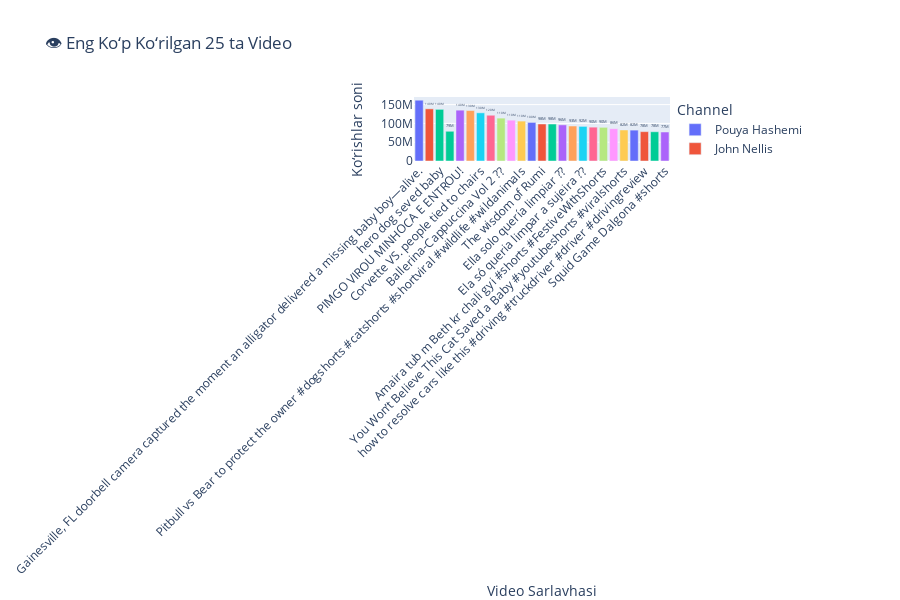

Notebook cell for this chart:
### Markdown cell above
# 👁️ Eng Ko‘p Ko‘rilgan 25 ta Video

### Code cell
import pandas as pd
from sqlalchemy import create_engine
import plotly.express as px

# 🔗 SQL ulanish
engine = create_engine(
    "mssql+pyodbc://RASULBEK\\SQLEXPRESS/ProjectDB?driver=ODBC+Driver+17+for+SQL+Server&trusted_connection=yes"
)

# 🧠 So‘rov: eng ko‘p ko‘rilgan 25 ta video
query = """
SELECT TOP 25 
    [Video Title], 
    [Channel], 
    TRY_CAST([Views] AS BIGINT) AS Views,
    TRY_CAST([Likes] AS BIGINT) AS Likes,
    [Country],
    [CategoryName]
FROM ClusteringData
ORDER BY TRY_CAST([Views] AS BIGINT) DESC
"""

# 📊 Natijani o‘qish
df_top_views = pd.read_sql(query, engine)

print("👁️ Eng ko‘p ko‘rilgan 25 ta video:")
print(df_top_views.head())

# 🎨 Grafik: Top 25 Videos by Views
fig = px.bar(
    df_top_views,
    x="Video Title",
    y="Views",
    color="Channel",
    title="👁️ Eng Ko‘p Ko‘rilgan 25 ta Video",
    text="Views"
)

# 🔧 Grafik dizaynini yaxshilaymiz
fig.update_traces(texttemplate='%{text:.2s}', textposition='outside')
fig.update_layout(
    xaxis_tickangle=-45,
    xaxis_title="Video Sarlavhasi",
    yaxis_title="Ko‘rishlar soni",
    height=600
)
fig.show()

### Figure 1 — Plotly figure (JSON) as saved in the notebook; plotly's stock layout.template omitted (floating-point values rounded to 4 significant figures)
{"data": [{"hovertemplate": "Channel=Pouya Hashemi<br>Video Title=%{x}<br>Views=%{text}<extra></extra>", "legendgroup": "Pouya Hashemi", "marker": {"color": "#636efa", "pattern": {"shape": ""}}, "name": "Pouya Hashemi", "orientation": "v", "showlegend": true, "text": [161700000.0], "textposition": "outside", "texttemplate": "%{text:.2s}", "type": "bar", "x": ["Gainesville, FL doorbell camera captured the moment an alligator delivered a missing baby boy—alive."], "xaxis": "x", "y": [161655701], "yaxis": "y"}, {"hovertemplate": "Channel=John Nellis<br>Video Title=%{x}<br>Views=%{text}<extra></extra>", "legendgroup": "John Nellis", "marker": {"color": "#EF553B", "pattern": {"shape": ""}}, "name": "John Nellis", "orientation": "v", "showlegend": true, "text": [138700000.0], "textposition": "outside", "texttemplate": "%{text:.2s}", "type": "bar", "x": ["Find My Football, Win £1,000 ??"], "xaxis": "x", "y": [138739251], "yaxis": "y"}, {"hovertemplate": "Channel=itsanzar<br>Video Title=%{x}<br>Views=%{text}<extra></extra>", "legendgroup": "itsanzar", "marker": {"color": "#00cc96", "pattern": {"shape": ""}}, "name": "itsanzar", "orientation": "v", "showlegend": true, "text": [137300000.0, 79020000.0], "textposition": "outside", "texttemplate": "%{text:.2s}", "type": "bar", "x": ["hero dog seved baby", "dog seved child"], "xaxis": "x", "y": [137295275, 79023238], "yaxis": "y"}, {"hovertemplate": "Channel=Pimgo<br>Video Title=%{x}<br>Views=%{text}<extra></extra>", "legendgroup": "Pimgo", "marker": {"color": "#ab63fa", "pattern": {"shape": ""}}, "name": "Pimgo", "orientation": "v", "showlegend": true, "text": [135200000.0], "textposition": "outside", "texttemplate": "%{text:.2s}", "type": "bar", "x": ["PIMGO VIROU MINHOCA E ENTROU!"], "xaxis": "x", "y": [135167139], "yaxis": "y"}, {"hovertemplate": "Channel=ISSEI / ????<br>Video Title=%{x}<br>Views=%{text}<extra></extra>", "legendgroup": "ISSEI / ????", "marker": {"color": "#FFA15A", "pattern": {"shape": ""}}, "name": "ISSEI / ????", "orientation": "v", "showlegend": true, "text": [134100000.0], "textposition": "outside", "texttemplate": "%{text:.2s}", "type": "bar", "x": ["?National Food?How to love Natto????@Tade"], "xaxis": "x", "y": [134137949], "yaxis": "y"}, {"hovertemplate": "Channel=Frankie Lapenna<br>Video Title=%{x}<br>Views=%{text}<extra></extra>", "legendgroup": "Frankie Lapenna", "marker": {"color": "#19d3f3", "pattern": {"shape": ""}}, "name": "Frankie Lapenna", "orientation": "v", "showlegend": true, "text": [128100000.0], "textposition": "outside", "texttemplate": "%{text:.2s}", "type": "bar", "x": ["Corvette VS. people tied to chairs"], "xaxis": "x", "y": [128092676], "yaxis": "y"}, {"hovertemplate": "Channel=el kaiser YT<br>Video Title=%{x}<br>Views=%{text}<extra></extra>", "legendgroup": "el kaiser YT", "marker": {"color": "#FF6692", "pattern": {"shape": ""}}, "name": "el kaiser YT", "orientation": "v", "showlegend": true, "text": [121700000.0], "textposition": "outside", "texttemplate": "%{text:.2s}", "type": "bar", "x": ["desatorar fácil con esto ???"], "xaxis": "x", "y": [121675402], "yaxis": "y"}, {"hovertemplate": "Channel=Un Par de Ales<br>Video Title=%{x}<br>Views=%{text}<extra></extra>", "legendgroup": "Un Par de Ales", "marker": {"color": "#B6E880", "pattern": {"shape": ""}}, "name": "Un Par de Ales", "orientation": "v", "showlegend": true, "text": [114000000.0], "textposition": "outside", "texttemplate": "%{text:.2s}", "type": "bar", "x": ["Ballerina-Cappuccina Vol 2 ??"], "xaxis": "x", "y": [114047421], "yaxis": "y"}, {"hovertemplate": "Channel=Joint Reduction Simulation Lab<br>Video Title=%{x}<br>Views=%{text}<extra></extra>", "legendgroup": "Joint Reduction Simulation Lab", "marker": {"color": "#FF97FF", "pattern": {"shape": ""}}, "name": "Joint Reduction Simulation Lab", "orientation": "v", "showlegend": true, "text": [108500000.0], "textposition": "outside", "texttemplate": "%{text:.2s}", "type": "bar", "x": ["“Would You Let a Rookie Reduce YOUR Shoulder?” if they already practiced it?  #orthopedic"], "xaxis": "x", "y": [108524849], "yaxis": "y"}, {"hovertemplate": "Channel=Cat Troubles<br>Video Title=%{x}<br>Views=%{text}<extra></extra>", "legendgroup": "Cat Troubles", "marker": {"color": "#FECB52", "pattern": {"shape": ""}}, "name": "Cat Troubles", "orientation": "v", "showlegend": true, "text": [106100000.0], "textposition": "outside", "texttemplate": "%{text:.2s}", "type": "bar", "x": ["Pitbull vs Bear to protect the owner #dogshorts #catshorts #shortviral #wildlife #wildanimals"], "xaxis": "x", "y": [106111153], "yaxis": "y"}, {"hovertemplate": "Channel=Sora Doorbell Cam<br>Video Title=%{x}<br>Views=%{text}<extra></extra>", "legendgroup": "Sora Doorbell Cam", "marker": {"color": "#636efa", "pattern": {"shape": ""}}, "name": "Sora Doorbell Cam", "orientation": "v", "showlegend": true, "text": [102600000.0], "textposition": "outside", "texttemplate": "%{text:.2s}", "type": "bar", "x": ["Indoor Camera catches Hero dog saving little boy from electric shock. ?? ?? #hero #viral #subscribe"], "xaxis": "x", "y": [102552214], "yaxis": "y"}, {"hovertemplate": "Channel=DemonHunters-Rumi<br>Video Title=%{x}<br>Views=%{text}<extra></extra>", "legendgroup": "DemonHunters-Rumi", "marker": {"color": "#EF553B", "pattern": {"shape": ""}}, "name": "DemonHunters-Rumi", "orientation": "v", "showlegend": true, "text": [98390000.0], "textposition": "outside", "texttemplate": "%{text:.2s}", "type": "bar", "x": ["The wisdom of Rumi"], "xaxis": "x", "y": [98391199], "yaxis": "y"}, {"hovertemplate": "Channel=SkyPaws<br>Video Title=%{x}<br>Views=%{text}<extra></extra>", "legendgroup": "SkyPaws", "marker": {"color": "#00cc96", "pattern": {"shape": ""}}, "name": "SkyPaws", "orientation": "v", "showlegend": true, "text": [98300000.0], "textposition": "outside", "texttemplate": "%{text:.2s}", "type": "bar", "x": ["Wait, let me explain this #cat #funny #animals #cute #dog #friends"], "xaxis": "x", "y": [98300746], "yaxis": "y"}, {"hovertemplate": "Channel=LosWagners ESP<br>Video Title=%{x}<br>Views=%{text}<extra></extra>", "legendgroup": "LosWagners ESP", "marker": {"color": "#ab63fa", "pattern": {"shape": ""}}, "name": "LosWagners ESP", "orientation": "v", "showlegend": true, "text": [96080000.0], "textposition": "outside", "texttemplate": "%{text:.2s}", "type": "bar", "x": ["Ella solo quería limpiar ??"], "xaxis": "x", "y": [96077127], "yaxis": "y"}, {"hovertemplate": "Channel=Mai Mohini<br>Video Title=%{x}<br>Views=%{text}<extra></extra>", "legendgroup": "Mai Mohini", "marker": {"color": "#FFA15A", "pattern": {"shape": ""}}, "name": "Mai Mohini", "orientation": "v", "showlegend": true, "text": [93010000.0], "textposition": "outside", "texttemplate": "%{text:.2s}", "type": "bar", "x": ["Maine toh nahi rakha vrat mummy ?????? #maimohini #karwachauth #FestiveWithShorts #comedy"], "xaxis": "x", "y": [93011208], "yaxis": "y"}, {"hovertemplate": "Channel=Los Wagners<br>Video Title=%{x}<br>Views=%{text}<extra></extra>", "legendgroup": "Los Wagners", "marker": {"color": "#19d3f3", "pattern": {"shape": ""}}, "name": "Los Wagners", "orientation": "v", "showlegend": true, "text": [92050000.0], "textposition": "outside", "texttemplate": "%{text:.2s}", "type": "bar", "x": ["Ela só queria limpar a sujeira ??"], "xaxis": "x", "y": [92048061], "yaxis": "y"}, {"hovertemplate": "Channel=babies&barks<br>Video Title=%{x}<br>Views=%{text}<extra></extra>", "legendgroup": "babies&barks", "marker": {"color": "#FF6692", "pattern": {"shape": ""}}, "name": "babies&barks", "orientation": "v", "showlegend": true, "text": [90010000.0], "textposition": "outside", "texttemplate": "%{text:.2s}", "type": "bar", "x": ["The tension in this conversation… I can’t ???? | babies&barks"], "xaxis": "x", "y": [90005165], "yaxis": "y"}, {"hovertemplate": "Channel=The geeta gurjar<br>Video Title=%{x}<br>Views=%{text}<extra></extra>", "legendgroup": "The geeta gurjar", "marker": {"color": "#B6E880", "pattern": {"shape": ""}}, "name": "The geeta gurjar", "orientation": "v", "showlegend": true, "text": [89500000.0], "textposition": "outside", "texttemplate": "%{text:.2s}", "type": "bar", "x": ["Amaira tub m Beth kr chali gyi #shorts #FestiveWithShorts"], "xaxis": "x", "y": [89503905], "yaxis": "y"}, {"hovertemplate": "Channel=CalmChords<br>Video Title=%{x}<br>Views=%{text}<extra></extra>", "legendgroup": "CalmChords", "marker": {"color": "#FF97FF", "pattern": {"shape": ""}}, "name": "CalmChords", "orientation": "v", "showlegend": true, "text": [85790000.0], "textposition": "outside", "texttemplate": "%{text:.2s}", "type": "bar", "x": ["From Disgusting Doorbell Sound to Final????"], "xaxis": "x", "y": [85793519], "yaxis": "y"}, {"hovertemplate": "Channel=SnuggleSnaps<br>Video Title=%{x}<br>Views=%{text}<extra></extra>", "legendgroup": "SnuggleSnaps", "marker": {"color": "#FECB52", "pattern": {"shape": ""}}, "name": "SnuggleSnaps", "orientation": "v", "showlegend": true, "text": [82460000.0], "textposition": "outside", "texttemplate": "%{text:.2s}", "type": "bar", "x": ["You Won’t Believe This Cat Saved a Baby #youtubeshorts #viralshorts"], "xaxis": "x", "y": [82456249], "yaxis": "y"}, {"hovertemplate": "Channel=Play DMF<br>Video Title=%{x}<br>Views=%{text}<extra></extra>", "legendgroup": "Play DMF", "marker": {"color": "#636efa", "pattern": {"shape": ""}}, "name": "Play DMF", "orientation": "v", "showlegend": true, "text": [82090000.0], "textposition": "outside", "texttemplate": "%{text:.2s}", "type": "bar", "x": ["Bol Kaffara Kya Hoga - Ek Deewane Ki Deewaniyat | Harshvardhan, Sonam | Chetas, Neha, Farhan, Lijo"], "xaxis": "x", "y": [82092216], "yaxis": "y"}, {"hovertemplate": "Channel=Driver Lover<br>Video Title=%{x}<br>Views=%{text}<extra></extra>", "legendgroup": "Driver Lover", "marker": {"color": "#EF553B", "pattern": {"shape": ""}}, "name": "Driver Lover", "orientation": "v", "showlegend": true, "text": [78050000.0], "textposition": "outside", "texttemplate": "%{text:.2s}", "type": "bar", "x": ["how to resolve cars like this #driving #truckdriver #driver #drivingreview"], "xaxis": "x", "y": [78045038], "yaxis": "y"}, {"hovertemplate": "Channel=KnownAsDeva<br>Video Title=%{x}<br>Views=%{text}<extra></extra>", "legendgroup": "KnownAsDeva", "marker": {"color": "#00cc96", "pattern": {"shape": ""}}, "name": "KnownAsDeva", "orientation": "v", "showlegend": true, "text": [77740000.0], "textposition": "outside", "texttemplate": "%{text:.2s}", "type": "bar", "x": ["Ranking Funniest Elevator Fails"], "xaxis": "x", "y": [77744355], "yaxis": "y"}, {"hovertemplate": "Channel=Mr DegrEE<br>Video Title=%{x}<br>Views=%{text}<extra></extra>", "legendgroup": "Mr DegrEE", "marker": {"color": "#ab63fa", "pattern": {"shape": ""}}, "name": "Mr DegrEE", "orientation": "v", "showlegend": true, "text": [77080000.0], "textposition": "outside", "texttemplate": "%{text:.2s}", "type": "bar", "x": ["Squid Game Dalgona #shorts"], "xaxis": "x", "y": [77080638], "yaxis": "y"}], "layout": {"barmode": "relative", "height": 600, "legend": {"title": {"text": "Channel"}, "tracegroupgap": 0}, "title": {"text": "👁️ Eng Ko‘p Ko‘rilgan 25 ta Video"}, "xaxis": {"anchor": "y", "domain": [0, 1], "tickangle": -45, "title": {"text": "Video Sarlavhasi"}}, "yaxis": {"anchor": "x", "domain": [0, 1], "title": {"text": "Ko‘rishlar soni"}}}}
